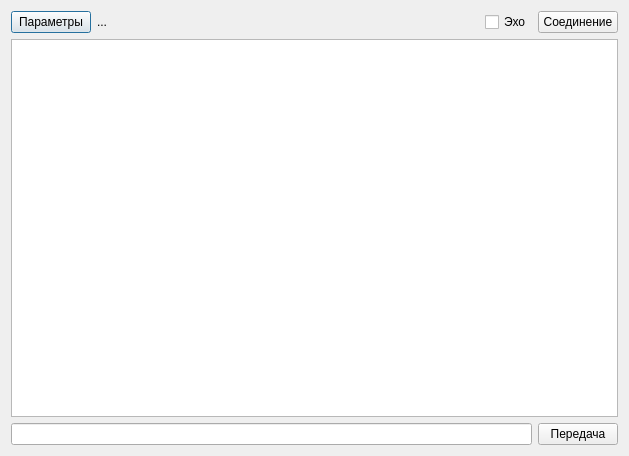
<?xml version="1.0" encoding="UTF-8"?>
<ui version="4.0">
 <class>Dialog</class>
 <widget class="QDialog" name="Dialog">
  <property name="geometry">
   <rect>
    <x>0</x>
    <y>0</y>
    <width>629</width>
    <height>456</height>
   </rect>
  </property>
  <property name="windowTitle">
   <string>Dialog</string>
  </property>
  <layout class="QVBoxLayout" name="verticalLayout">
   <item>
    <layout class="QHBoxLayout" name="horizontalLayout">
     <item>
      <widget class="QPushButton" name="pushButton">
       <property name="sizePolicy">
        <sizepolicy hsizetype="Fixed" vsizetype="Fixed">
         <horstretch>0</horstretch>
         <verstretch>0</verstretch>
        </sizepolicy>
       </property>
       <property name="text">
        <string>Параметры</string>
       </property>
      </widget>
     </item>
     <item>
      <widget class="QLabel" name="label">
       <property name="text">
        <string>...</string>
       </property>
      </widget>
     </item>
     <item>
      <widget class="QCheckBox" name="checkBox">
       <property name="sizePolicy">
        <sizepolicy hsizetype="Fixed" vsizetype="Fixed">
         <horstretch>0</horstretch>
         <verstretch>0</verstretch>
        </sizepolicy>
       </property>
       <property name="text">
        <string>Эхо</string>
       </property>
      </widget>
     </item>
     <item>
      <widget class="QPushButton" name="pushButton_Open">
       <property name="sizePolicy">
        <sizepolicy hsizetype="Fixed" vsizetype="Fixed">
         <horstretch>0</horstretch>
         <verstretch>0</verstretch>
        </sizepolicy>
       </property>
       <property name="text">
        <string>Соединение</string>
       </property>
       <property name="checkable">
        <bool>true</bool>
       </property>
      </widget>
     </item>
    </layout>
   </item>
   <item>
    <widget class="QTextEdit" name="textEdit"/>
   </item>
   <item>
    <layout class="QHBoxLayout" name="horizontalLayout_2">
     <item>
      <widget class="QLineEdit" name="lineEdit"/>
     </item>
     <item>
      <widget class="QPushButton" name="pushButton_2">
       <property name="sizePolicy">
        <sizepolicy hsizetype="Fixed" vsizetype="Fixed">
         <horstretch>0</horstretch>
         <verstretch>0</verstretch>
        </sizepolicy>
       </property>
       <property name="text">
        <string>Передача</string>
       </property>
      </widget>
     </item>
    </layout>
   </item>
  </layout>
 </widget>
 <layoutdefault spacing="6" margin="11"/>
 <resources/>
 <connections/>
</ui>
